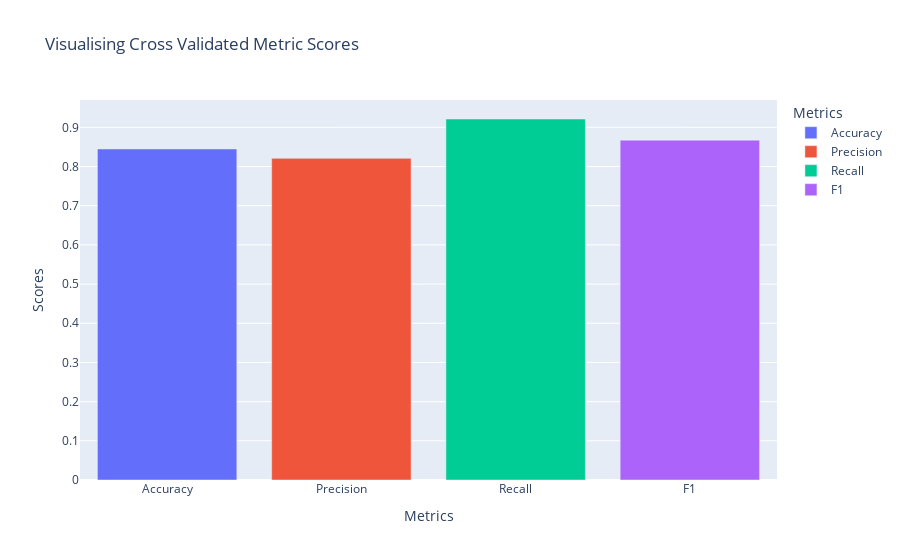

Notebook code for this chart:
### Code cell
# Visualising the metrics
metrics = ['Accuracy', 'Precision', 'Recall', 'F1']
scores =[accuracy_cv, precision_cv, recall_cv, f1_cv]
cv_metrics = pd.DataFrame({'Metrics': metrics,
                           'Scores': scores
                          }
                         )

cv_metrics

fig = px.bar(cv_metrics, x='Metrics', y='Scores', color='Metrics', title='Visualising Cross Validated Metric Scores')
fig.update_layout(xaxis_title='Metrics', yaxis_title='Scores')
fig.show()

### Figure 1 — Plotly figure (JSON) as saved in the notebook; plotly's stock layout.template omitted (floating-point values rounded to 4 significant figures)
{"data": [{"alignmentgroup": "True", "hovertemplate": "Metrics=%{x}<br>Scores=%{y}<extra></extra>", "legendgroup": "Accuracy", "marker": {"color": "#636efa", "pattern": {"shape": ""}}, "name": "Accuracy", "offsetgroup": "Accuracy", "orientation": "v", "showlegend": true, "textposition": "auto", "type": "bar", "x": ["Accuracy"], "xaxis": "x", "y": [0.8447], "yaxis": "y"}, {"alignmentgroup": "True", "hovertemplate": "Metrics=%{x}<br>Scores=%{y}<extra></extra>", "legendgroup": "Precision", "marker": {"color": "#EF553B", "pattern": {"shape": ""}}, "name": "Precision", "offsetgroup": "Precision", "orientation": "v", "showlegend": true, "textposition": "auto", "type": "bar", "x": ["Precision"], "xaxis": "x", "y": [0.8208], "yaxis": "y"}, {"alignmentgroup": "True", "hovertemplate": "Metrics=%{x}<br>Scores=%{y}<extra></extra>", "legendgroup": "Recall", "marker": {"color": "#00cc96", "pattern": {"shape": ""}}, "name": "Recall", "offsetgroup": "Recall", "orientation": "v", "showlegend": true, "textposition": "auto", "type": "bar", "x": ["Recall"], "xaxis": "x", "y": [0.9212], "yaxis": "y"}, {"alignmentgroup": "True", "hovertemplate": "Metrics=%{x}<br>Scores=%{y}<extra></extra>", "legendgroup": "F1", "marker": {"color": "#ab63fa", "pattern": {"shape": ""}}, "name": "F1", "offsetgroup": "F1", "orientation": "v", "showlegend": true, "textposition": "auto", "type": "bar", "x": ["F1"], "xaxis": "x", "y": [0.8673], "yaxis": "y"}], "layout": {"barmode": "relative", "legend": {"title": {"text": "Metrics"}, "tracegroupgap": 0}, "title": {"text": "Visualising Cross Validated Metric Scores"}, "xaxis": {"anchor": "y", "categoryarray": ["Accuracy", "Precision", "Recall", "F1"], "categoryorder": "array", "domain": [0, 1], "title": {"text": "Metrics"}}, "yaxis": {"anchor": "x", "domain": [0, 1], "title": {"text": "Scores"}}}}
